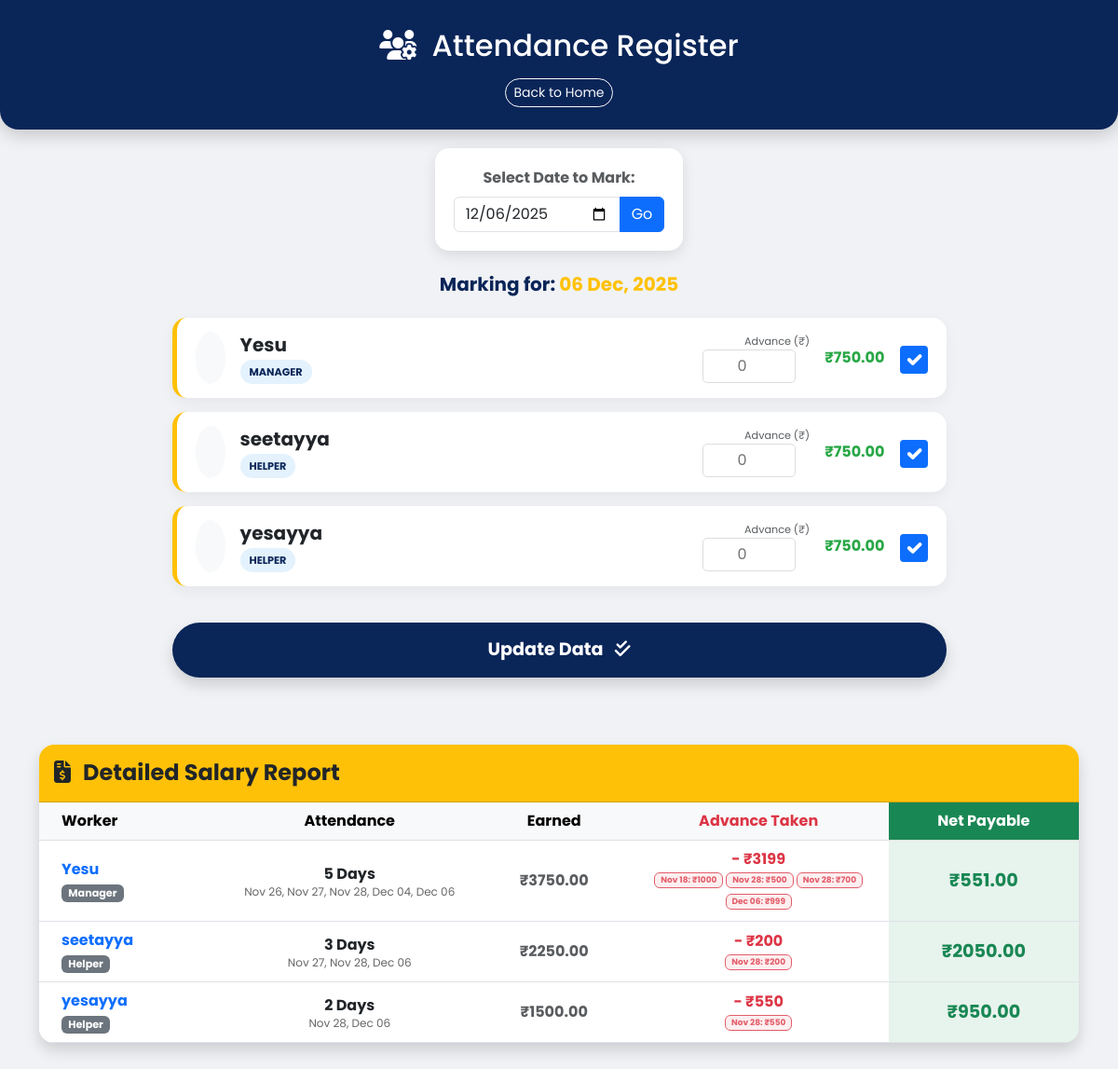
/workers/ (signed in), run on the app's committed database.
### main/models.py (models this page shows, shortened)
class Worker(models.Model):
    ROLE_CHOICES = [
        ('Driller', 'Driller'),
        ('Helper', 'Helper'),
        ('Driver', 'Driver'),
        ('Manager', 'Manager'),
    ]
    name = models.CharField(max_length=100)
    role = models.CharField(max_length=20, choices=ROLE_CHOICES)
    daily_wage = models.DecimalField(max_digits=10, decimal_places=2, help_text="Amount in Rupees")
    phone = models.CharField(max_length=15, blank=True)

### main/views.py (the view, shortened to what this page needs)
# urls.py: path('workers/', views.worker_dashboard, name='worker_dashboard'),
@user_passes_test(lambda u: u.is_superuser, login_url='home')
def worker_dashboard(request):
    workers = Worker.objects.all()
    date_str = request.GET.get('date')
    if date_str:
        try:
            selected_date = datetime.strptime(date_str, '%Y-%m-%d').date()
        except ValueError:
            selected_date = timezone.now().date()
    else:
        selected_date = timezone.now().date()
    present_worker_ids = Attendance.objects.filter(date=selected_date).values_list('worker_id', flat=True)
    salary_report = []
    for worker in workers:
        attendance_records = Attendance.objects.filter(worker=worker, status='Present').order_by('date')
        days_worked = attendance_records.count()
        work_pay = days_worked * worker.daily_wage
        dates_list = [record.date.strftime('%b %d') for record in attendance_records]
        advance_records = Advance.objects.filter(worker=worker).order_by('date')
        total_advance = advance_records.aggregate(Sum('amount'))['amount__sum'] or 0
        advance_list = [f"{adv.date.strftime('%b %d')}: ₹{int(adv.amount)}" for adv in advance_records]
        net_payable = work_pay - total_advance
        salary_report.append({
            'name': worker.name,
            'role': worker.role,
            'daily_wage': worker.daily_wage,
            'days_worked': days_worked,
            'dates_list': dates_list,
            'work_pay': work_pay,
            'advance_list': advance_list,
            'total_advance': total_advance,
            'net_payable': net_payable
        })
    return render(request, 'main/workers.html', {
        'workers': workers,
        'selected_date': selected_date,
        'present_worker_ids': present_worker_ids,
        'salary_report': salary_report,
    })

### main/templates/main/workers.html (shortened to what this page needs)
{% load static %}
<!DOCTYPE html>
<html lang="en">
<head>
    <link rel="stylesheet" href="https://cdnjs.cloudflare.com/ajax/libs/font-awesome/6.4.0/css/all.min.css">
    <link href="https://cdn.jsdelivr.net/npm/bootstrap@5.3.0/dist/css/bootstrap.min.css" rel="stylesheet">
</head>
<body>
    <div class="dashboard-header text-center pb-4">
        <h2><i class="fas fa-users-cog me-2"></i> Attendance Register</h2>
        <a href="{% url 'home' %}" class="btn btn-sm btn-outline-light mt-2 rounded-pill">Back to Home</a>
    </div>
    <div class="container" style="margin-top: 20px;">
        <div class="text-center mb-4">
            <form method="get" class="date-picker-box">
                <label class="fw-bold text-muted mb-2">Select Date to Mark:</label>
                <div class="input-group">
                    <input type="date" name="date" class="form-control" value="{{ selected_date|date:'Y-m-d' }}" required>
                    <button type="submit" class="btn btn-primary">Go</button>
                </div>
            </form>
        </div>
        <form method="post">
            <div class="row justify-content-center">
                <div class="col-md-9">
                    <h5 class="mb-4 text-center fw-bold" style="color: #0a2558;">
                        Marking for: <span class="text-warning">{{ selected_date|date:"d M, Y" }}</span>
                    </h5>
                    {% for worker in workers %}
                    <div class="worker-card">
                        <div class="d-flex align-items-center" style="min-width: 150px;">
                            <div class="bg-light rounded-circle p-3 me-3 text-primary">
                            </div>
                            <div>
                                <h5 class="fw-bold mb-1">{{ worker.name }}</h5>
                                <span class="role-badge">{{ worker.role }}</span>
                            </div>
                        </div>
                        <div class="d-flex align-items-center justify-content-end">
                            <div class="text-end me-3">
                                <small class="text-muted d-block" style="font-size: 0.7rem;">Advance (₹)</small>
                                <input type="number" name="advance_{{ worker.id }}" class="advance-input" placeholder="0">
                            </div>
                            <div class="text-end me-3 d-none d-sm-block">
                                <div class="wage-text">₹{{ worker.daily_wage }}</div>
                            </div>
                            <div class="form-check m-0">
                                <input class="form-check-input" type="checkbox" name="attendance_{{ worker.id }}"
                                    {% if worker.id in present_worker_ids %}checked{% endif %}>
                            </div>
                        </div>
                    </div>
                    {% empty %}
                    <div class="text-center text-muted py-5">
                        No workers found.
                    </div>
                    {% endfor %}
                    {% if workers %}
                    <button type="submit" class="btn btn-save shadow mt-4 mb-5">
                        Update Data <i class="fas fa-check-double ms-2"></i>
                    </button>
                    {% endif %}
                </div>
            </div>
        </form>
    </div>
    <div class="container mt-4 mb-5">
        <div class="card shadow border-0 rounded-4 overflow-hidden">
            <div class="card-header text-white p-3" style="background-color: #ffc107;">
                <h4 class="mb-0 text-dark fw-bold"><i class="fas fa-file-invoice-dollar me-2"></i> Detailed Salary Report</h4>
            </div>
            <div class="card-body p-0">
                <div class="table-responsive">
                    <table class="table table-hover mb-0 text-center align-middle">
                        <thead class="table-light">
                            <tr>
                                <th class="text-start ps-4">Worker</th>
                                <th>Attendance</th>
                                <th>Earned</th>
                                <th class="text-danger">Advance Taken</th>
                                <th class="bg-success text-white">Net Payable</th>
                            </tr>
                        </thead>
                        <tbody>
                            {% for item in salary_report %}
                            <tr>
                                <td class="text-start ps-4">
                                    <div class="fw-bold text-primary">{{ item.name }}</div>
                                    <span class="badge bg-secondary" style="font-size: 0.7rem;">{{ item.role }}</span>
                                </td>
                                <td style="width: 25%;">
                                    <div class="fw-bold">{{ item.days_worked }} Days</div>
                                    <div style="font-size: 0.75rem; color: #666; line-height: 1.2;">
                                        {% for date_str in item.dates_list %}
                                            {{ date_str }}{% if not forloop.last %}, {% endif %}
                                        {% empty %}
                                            -
                                        {% endfor %}
                                    </div>
                                </td>
                                <td class="text-muted fw-bold">₹{{ item.work_pay }}</td>
                                <td style="width: 25%;" class="text-danger">
                                    {% if item.total_advance > 0 %}
                                        <div class="fw-bold">- ₹{{ item.total_advance }}</div>
                                        <div style="font-size: 0.75rem; opacity: 0.8;">
                                            {% for adv_str in item.advance_list %}
                                                <div class="badge bg-danger bg-opacity-10 text-danger border border-danger mb-1">{{ adv_str }}</div>
                                            {% endfor %}
                                        </div>
                                    {% else %}
                                        -
                                    {% endif %}
                                </td>
                                <td class="bg-success bg-opacity-10">
                                    <strong class="text-success" style="font-size: 1.2rem;">
                                        ₹{{ item.net_payable }}
                                    </strong>
                                </td>
                            </tr>
                            {% empty %}
                            <tr><td colspan="5" class="text-muted py-4">No records found.</td></tr>
                            {% endfor %}
                        </tbody>
                    </table>
                </div>
            </div>
        </div>
    </div>
    </body>
</html>

### main/templates/main/workers.html (style rules this page uses)
body { font-family: 'Poppins', sans-serif; background-color: #f0f2f5; }
.dashboard-header { background-color: #0a2558; color: white; padding: 30px; border-radius: 0 0 20px 20px; box-shadow: 0 5px 20px rgba(0,0,0,0.2); }
.worker-card { background: white; border-radius: 15px; padding: 15px 20px; margin-bottom: 15px; box-shadow: 0 5px 15px rgba(0,0,0,0.05); display: flex; align-items: center; justify-content: space-between; border-left: 5px solid #ffc107; transition: 0.3s; }
.role-badge { background: #e3f2fd; color: #0a2558; padding: 5px 10px; border-radius: 50px; font-size: 0.7rem; font-weight: 700; text-transform: uppercase; }
.wage-text { color: #28a745; font-weight: 700; font-size: 1rem; }
.form-check-input { width: 30px; height: 30px; cursor: pointer; border: 2px solid #0a2558; }
.btn-save { background-color: #0a2558; color: white; width: 100%; padding: 15px; border-radius: 50px; font-weight: 700; font-size: 1.2rem; border: none; }
.date-picker-box { background: white; padding: 20px; border-radius: 15px; box-shadow: 0 5px 15px rgba(0,0,0,0.1); display: inline-block; }
.advance-input { border: 1px solid #ddd; border-radius: 5px; padding: 5px 10px; width: 100px; margin-right: 15px; text-align: center; }

### data on the page
Worker: name "Yesu", role "MANAGER", daily_wage "750.00", id "☑", name "Yesu", role "Manager"
Worker: name "seetayya", role "HELPER", daily_wage "750.00", id "☑", name "seetayya", role "Helper"
Worker: name "yesayya", role "HELPER", daily_wage "750.00", id "☑", name "yesayya", role "Helper"

### other printed values
{{ item.days_worked }} "5" "3" "2"
{{ date_str }} "Nov 26" "Nov 27" "Nov 28" "Dec 04" "Dec 06" "Nov 27" "Nov 28" "Dec 06" "Nov 28" "Dec 06"
{{ item.work_pay }} "3750.00" "2250.00" "1500.00"
{{ item.total_advance }} "3199" "200" "550"
{{ adv_str }} "Nov 18: ₹1000" "Nov 28: ₹500" "Nov 28: ₹700" "Dec 06: ₹999" "Nov 28: ₹200" "Nov 28: ₹550"
{{ item.net_payable }} "551.00" "2050.00" "950.00"
